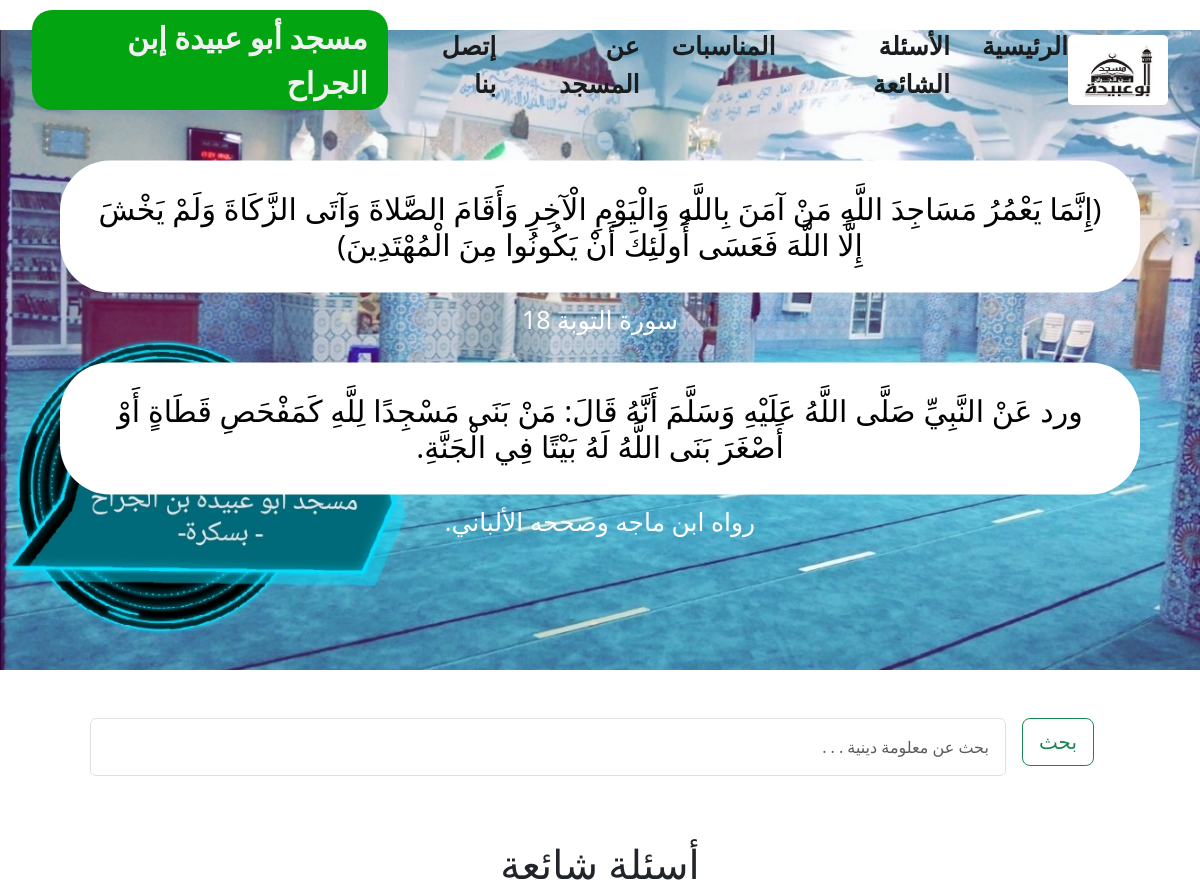
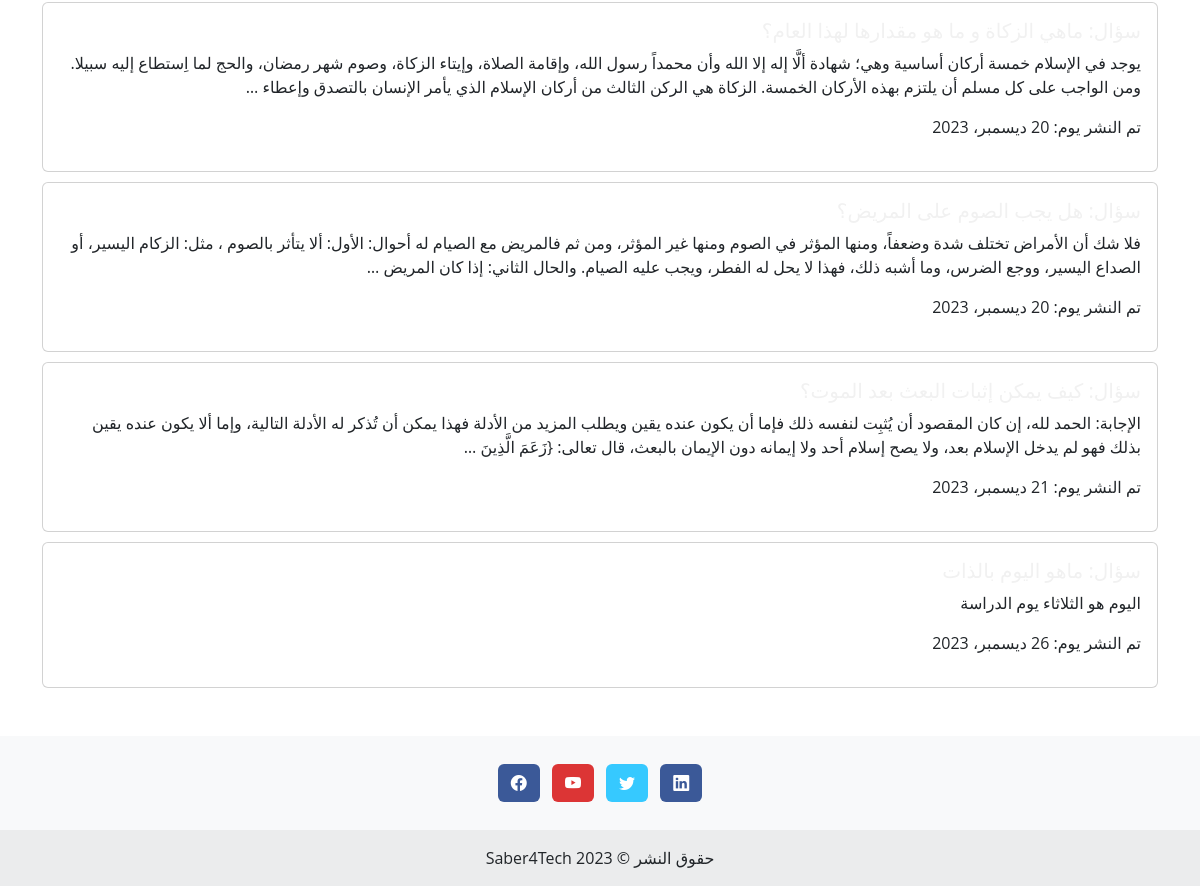
Page /questions_blog/ on the committed database (2 pictures, top to bottom).
### appAbuObaida/models.py (models this page shows, shortened)
class QuestionModel(models.Model):
    question_title = models.CharField(max_length=500)
    question_answer = models.TextField()
    pub_date = models.DateField(auto_now_add=True)
    class Meta:
        verbose_name = "الأسئلة"
        verbose_name_plural = "الأسئلة"

### appAbuObaida/views.py (the view)
# urls.py: path('questions_blog/', views.questions_blog, name='questions_blog'),
def questions_blog(request):
    activate('ar')
    questions = QuestionModel.objects.all()
    context = {
        'questions': questions
    }
    return render(request, 'appAbuObaida/questions_blog.html', context)

### appAbuObaida/views.py (called while the page is built)
def footer_date(request):
    footer_date_detailed = datetime.datetime.now().year
    context = {
        'footer_date_detailed': footer_date_detailed
    }
    return context

### templates/appAbuObaida/questions_blog.html (shortened to what this page needs)
{% extends 'appAbuObaida/base.html' %}
{% load static %}
{% block content %}
    {% include 'appAbuObaida/slidesimages.html' %}
    <div class="container my-5">
        <form class="d-flex mx-5 my-5" role="search" action="{% url 'search_question' %}" method="get">
            <div class="d-flex align-items-stretch">
                <button class="btn btn-outline-success btn-lg mx-3" type="submit" style="height: 100%;">بحث</button>
                <input class="form-control p-3" name="search" type="search" placeholder="بحث عن معلومة دينية . . ."
                       aria-label="Search">
            </div>
        </form>
        <h1 class="text-center">أسئلة شائعة </h1>
        {% for question in questions %}
            <div class="card card-questions">
                <div class="card-body">
                    <a class="card-link" href="{% url 'question_detail' pk=question.id %}">
                        <h5 class="card-title">سؤال: {{ question.question_title }}</h5>
                    </a>
                    <p class="card-text">{{ question.question_answer|truncatewords:50 }}</p>
                    <p class="">تم النشر يوم: {{ question.pub_date }}</p>
                </div>
            </div>
        {% endfor %}
    </div>
{% endblock %}

### static/css/styles.css (style rules this page uses)
* { margin: 0; padding: 0; box-sizing: border-box; font-family: 'Open Sans', 'sans-serif'; }
body { height: 100vh; background-color: #fff; font-family: Arial, sans-serif; margin: 0; padding: 0; box-sizing: border-box; }
.card-link { text-decoration: none; }
.card-questions { margin-bottom: 10px }
form { display: flex; flex-direction: column; }
input { padding: 10px; margin-bottom: 16px; border: 1px solid #ccc; border-radius: 4px; outline: none; }
button { background-color: #34db42; color: #fff; padding: 10px; border: none; border-radius: 4px; cursor: pointer; }
a { text-decoration: none; color: #f1f1f1; }

### rows in the picture
QuestionModel: question_answer "يوجد في الإسلام خمسة أركان أساسية وهي؛ شهادة ألَّا إله إلا الله وأن محمداً رسول الله، وإقامة الصلاة، وإيتاء الزكاة، وصوم شهر رمضان، والحج لما اِستطاع إليه سبيلا. ومن الواجب على كل مسلم أن يلتزم بهذه الأركان الخمسة. الزكاة هي الركن الثالث من أركان الإسلام الذي يأمر الإنسان بالتصدق وإعطاء …", pub_date "20 ديسمبر، 2023"
QuestionModel: question_answer "فلا شك أن الأمراض تختلف شدة وضعفاً، ومنها المؤثر في الصوم ومنها غير المؤثر، ومن ثم فالمريض مع الصيام له أحوال: الأول: ألا يتأثر بالصوم ، مثل: الزكام اليسير، أو الصداع اليسير، ووجع الضرس، وما أشبه ذلك، فهذا لا يحل له الفطر، ويجب عليه الصيام. والحال الثاني: إذا كان المريض …", pub_date "20 ديسمبر، 2023"
QuestionModel: question_answer "الإجابة: الحمد لله، إن كان المقصود أن يُثبِت لنفسه ذلك فإما أن يكون عنده يقين ويطلب المزيد من الأدلة فهذا يمكن أن تُذكر له الأدلة التالية، وإما ألا يكون عنده يقين بذلك فهو لم يدخل الإسلام بعد، ولا يصح إسلام أحد ولا إيمانه دون الإيمان بالبعث، قال تعالى: {زَعَمَ الَّذِينَ …", pub_date "21 ديسمبر، 2023"
QuestionModel: question_answer "اليوم هو الثلاثاء يوم الدراسة", pub_date "26 ديسمبر، 2023"
